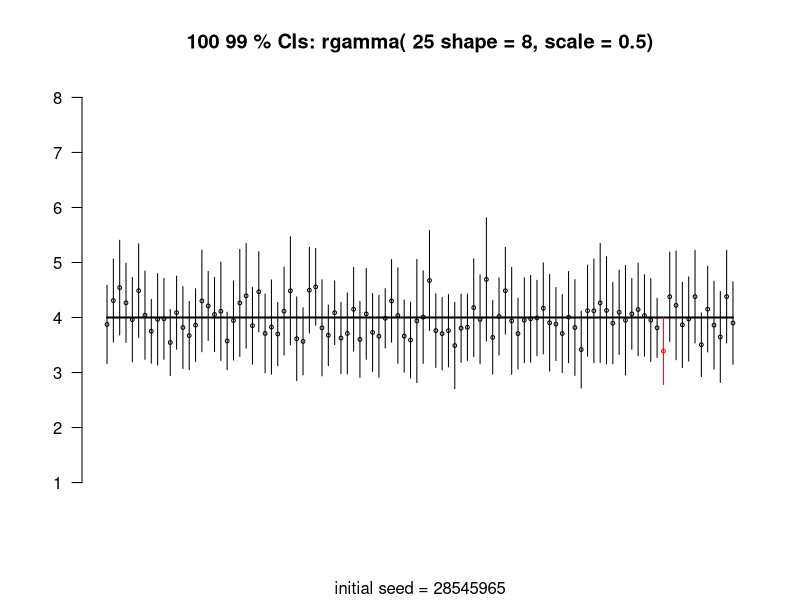

Generate this figure with R:
# Are Oelsner
# Simulations Lab 10

N = 100            # Number of CIs to generate
set.seed(28545965) # Student ID
n = 25              # Sample size
k = 8              # Shape
theta = 0.5        # Scale
m = k * theta      # True mean of distribution
confLevel = 0.99# Confidence Level

#sampleSize <- c(25, 49, 100, 1000)
#for(i in 1:4) {
#  n = sampleSize[i]
pdfFilename = paste("plotN:", n, "CL:", confLevel, ".pdf", sep = "")
cairo_pdf(pdfFilename, width = 8, height = 4)
par(mfrow = c(1,1))

plot(NULL, type = "l", xlab = "", ylab = "", xlim = c(1, 100), ylim = c(1, 8), main = paste(N, (confLevel*100),"% CIs: rgamma(", n, "shape = 8, scale = 0.5)"), sub = paste("initial seed = 28545965"), axes = FALSE)
axis(2, at = seq(1, 8, by = 1), las = 1)
lines(x = c(1, 100), y = c(m, m), lwd = 2)
for(i in 1:N) {
  x <- rgamma(n, shape = k, scale = theta)  # 95% confidence interval generator
  t <- t.test(x, mu = m, conf.level = confLevel)
  if(t$conf.int[1] > m || t$conf.int[2] < m) {
    points(x = i, y = t$estimate, type = "p", col = "red", cex = c(0.5, 0.5))
    lines(x = c(i, i), y = t$conf.int, col = "red")
  }
  else {
    points(x = i, y = t$estimate, type = "p", cex = c(0.5, 0.5))
    lines(x = c(i, i), y = t$conf.int)
  }
}

dev.off()
#}

